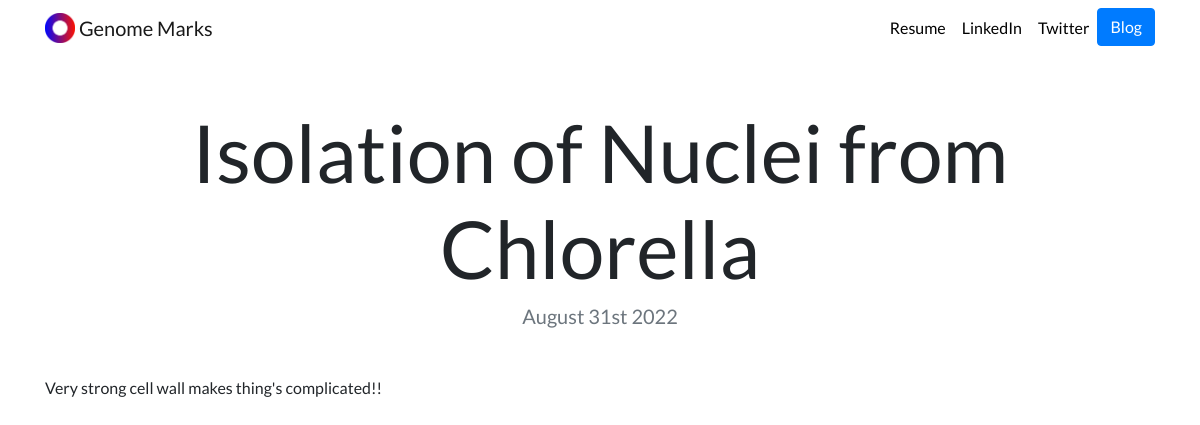
Page /blog/1/ on the committed database.
### blog/models.py (models this page shows, shortened)
class Blog(models.Model):
    title = models.CharField(max_length=200)
    description = models.TextField()
    date = models.DateField()

### blog/views.py (the view)
# urls.py: path('<int:blog_id>/', views.detail, name='detail'),
def detail(request, blog_id):
    blog = get_object_or_404(Blog, pk=blog_id)
    return render(request, 'blog/detail.html', {'blog':blog})

### blog/templates/blog/detail.html
{% extends "projects/base.html" %}
{% load static %}
{% block content %}
<h1 class="text-center mt-5" id="blogdetailtitle">{{ blog.title }}</h1>
<h5 class="text-center text-muted mb-5">{{ blog.date|date:'F jS Y' }}</h5>
{{ blog.description|safe }}
{% endblock %}

### projects/static/projects/custom.css (style rules this page uses)
body { font-family: 'Lato', sans-serif; }
@media (min-width: 992px) { #blogdetailtitle { font-size: 5rem; } }

### rows in the picture
Blog: title "Isolation of Nuclei from Chlorella", date "August 31st 2022", description "Very strong cell wall makes thing's complicated!!"
